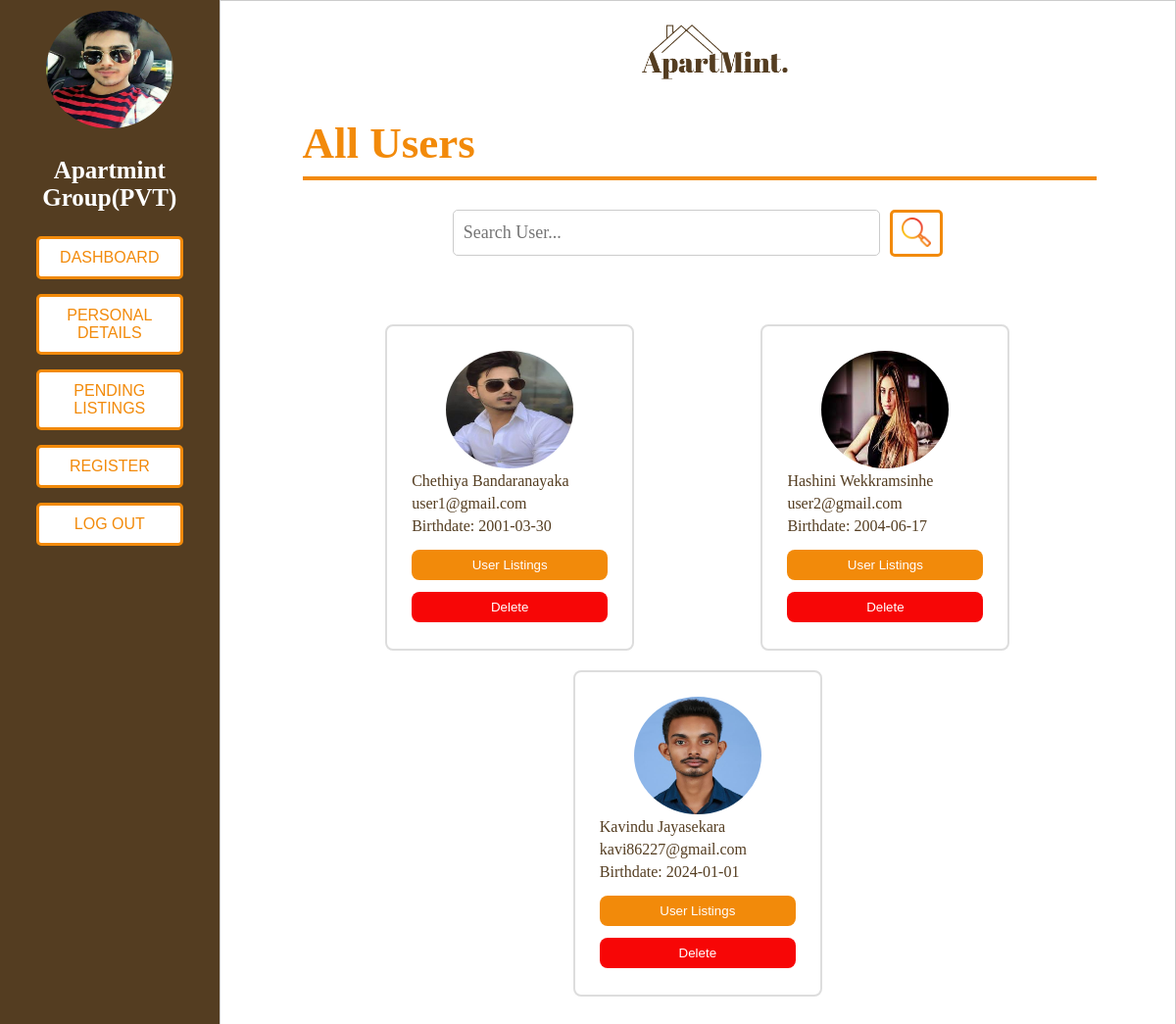
Page /admin/view_users.php (signed in) on the committed database.
### tables this page shows
CREATE TABLE `users` (
  `user_id` int(100) NOT NULL,
  `first_name` varchar(200) NOT NULL,
  `last_name` varchar(200) NOT NULL,
  `birthdate` date NOT NULL,
  `email` varchar(100) NOT NULL,
  `password` varchar(100) NOT NULL,
  `profile_photo` varchar(500) NOT NULL,
  `email_verified` tinyint(1) NOT NULL DEFAULT 0,
  `verification_token` varchar(255) DEFAULT NULL,
  `reset_token` varchar(255) DEFAULT NULL
);

### admin/view_users.php (the view, shortened to what this page needs)
<?php
include('../process_php/db_connection.php');
$admin_id = $_SESSION["admin_id"];
$sql = "SELECT * FROM admins WHERE admin_id = $admin_id";
$result = $conn->query($sql);
if ($result->num_rows > 0) {
    $adminName = $_SESSION["admin_name"];
    $truncatedName = (strlen($adminName) > 21) ? substr($adminName, 0, 21) . '...' : $adminName;
} else {
    echo "admin not found";
}
$searchTerm = isset($_GET['user']) ? $_GET['user'] : '';
$searchTermLower = strtolower($searchTerm);
$sqlApprovedUsers = "SELECT * FROM users WHERE
    LOWER(first_name) LIKE '%$searchTermLower%' OR
    LOWER(last_name) LIKE '%$searchTermLower%' OR
    LOWER(email) LIKE '%$searchTermLower%'";
$resultApprovedUsers = $conn->query($sqlApprovedUsers);
?>
<!DOCTYPE html>
<html lang="en">
    <head>
        <link rel="stylesheet" type="text/css" href="../style/style_myAccount.css">
        <link rel="stylesheet" type="text/css" href="style/style_view_approved_properties.css">
    </head>
    <body>
        <div class="container">
            <div class="left-section">
            <img class="profile-photo" src="process_php/uploads/profile_photos/<?php echo $_SESSION["admin_profile_photo"]; ?>" alt="Profile Photo">
                <p class="full-name"><?php echo $truncatedName; ?></p>
                <ul>
                    <a href="admin_dashboard.php"><li><button class="button">Dashboard</button></li></a>
                    <a href="admin_myAccount.php"><li><button class="button">Personal Details</button></li></a>
                    <a href="admin_pendingListings.php"><li><button class="button">Pending Listings</button></li></a>
                    <a href="admin_register.php"><li><button class="button">Register</button></li></a>
                    <a href="process_php/process_logout.php"><li><button class="button">Log Out</button></li></a>
                </ul>
            </div>
            <div class="right-section">
                <a class="logo1" href="admin_dashboard.php"><img src="../images/logo.png" alt="Logo"></a>
                <a href="view_users.php"><h1 class="main-title">All Users</h1></a>
                <hr style="width: 100%; border: 2px #F28A0A solid">
                <form action="view_users.php" method="GET">
                    <div class="search-container">
                        <div class="search-group">
                            <input type="text" id="search-input" name="user" placeholder="Search User..." value="<?php echo $searchTerm; ?>">
                            <button type="submit" id="search-button"><img src="../images/search.png" alt="Search"></button>
                        </div>
                    </div>
                </form>
                <div class="all-users">
                    <?php
                    while ($row = $resultApprovedUsers->fetch_assoc()) {
                        $fullName = $row['first_name'] . ' ' . $row['last_name'];
                        $truncatedName = (strlen($fullName) > 25) ? substr($fullName, 0, 25) . '...' : $fullName;
                    ?>
                            <div class="user-details">
                                <div style="text-align: center;">
                                    <img class="profile-photo" src="../process_php/uploads/profile_photos/<?php echo $row['profile_photo']; ?>" alt="Profile Photo">
                                </div>
                                <div class="box-data"><?php echo $truncatedName; ?></div>
                                <div class="box-data"><?php echo $row['email']; ?></div>
                                <div class="box-data">Birthdate: <?php echo $row['birthdate']; ?></div>
                                <form action="view_user_listings.php" method="get">
                                    <button type="submit" class="user-listings-button">User Listings</button>
                                </form>
                                <form action="process_php/delete_user.php" method="post">
                                    <button type="submit" class="delete-button">Delete</button>
                                </form>
                            </div>
                    <?php
                    }
                    ?>
                </div>
            </div>
        </div>
    </body>
</html>

### style/style_myAccount.css (style rules this page uses)
body { font-family: Josefin sans-serif; margin: 0; padding: 0; background-color: #fff; }
.container { display: flex; }
.logo1 img { max-width: 150px; max-height: auto; margin-left: 43%; margin-right: 43%; margin-bottom: 5px; }
.main-title { color: rgba(242, 138, 10); font-size: 45px; font-weight: bold; margin-bottom: 0; padding: 0; }
.left-section { min-height:700px; flex: 2.5; border: 1px solid #543d21; background: #543d21; padding: 10px; text-align: center; width: 30%; font-style: Bold; color: white; }
.button { width: 150px; background-color: #fff; color: rgba(242, 138, 10); border: 3px solid rgba(242, 138, 10); padding: 10px 20px; margin-bottom: 15px; border-radius: 5px; cursor: pointer; font-size: 16px; text-transform: uppercase; transition: background-color 0.3s ease; text-align: center; }
.profile-photo { height: 120px; width: 130px; border-radius: 50%; }
.full-name { font-size: 25px; font-weight: bold; }
ul { list-style: none; padding: 0; }
.right-section { flex: 10; border: 1px solid #ccc; padding: 2% 7%; width: 70%; }
input[type="text"], input[type="date"], input[type="email"], input[type="password"] { width: 50%; margin-bottom: 10px; font-family: Josefin sans-serif; padding: 5px; font-size: 15px; border: 1px solid #ccc; border-radius: 5px; margin-right: 25px; height: 20px; color: rgba(84, 61, 33, 1); }
.delete-button { width: 100%; padding: 8px 16px; background-color: #f70606; color: #fff; text-decoration: none; text-align: center; border: none; border-radius: 4px; margin-bottom: 2px; transition: background-color 0.3s; -webkit-transition: background-color 0.3s; -moz-transition: background-color 0.3s; -ms-transition: background-color 0.3s; -o-transition: background-color 0.3s; }

### admin/style/style_view_approved_properties.css (style rules this page uses)
a { text-decoration: none; }
.search-container { display: flex; align-items: center; justify-content: center; margin: 30px; }
.search-group { width: 500px; display: flex; justify-content: center; }
input[type="text"] { padding: 10px; font-size: 18px; border: 1px solid #ccc; border-radius: 5px; margin-right: 10px; width: 100%; height: 25px; }
#search-button { height: 48px; background-color: #fff; border: 3px solid rgba(242, 138, 10, 1); padding: 3px 9px; border-radius: 5px; cursor: pointer; -webkit-border-radius: 5px; -moz-border-radius: 5px; -ms-border-radius: 5px; -o-border-radius: 5px; }
#search-button img { max-width: 30px; max-height: 30px; vertical-align: center; }
.all-users { display: flex; flex-wrap: wrap; justify-content: space-around; padding: 20px; }
.user-details { margin-left: 5px; margin-right: 5px; margin-top: 10px; margin-bottom: 10px; text-align: left; border: 2px solid #ddd; border-radius: 8px; padding: 25px; width: 200px; color: rgba(84, 61, 33, 1); font-size: 16px; }
.box-data { margin-bottom: 5px; }
.delete-button { display: inline-block; margin-top: 10px; padding: 8px 16px; background-color: #f70606; color: #fff; text-decoration: none; border: none; border-radius: 8px; transition: background-color 0.3s; margin-bottom: 2px; -webkit-transition: background-color 0.3s; -moz-transition: background-color 0.3s; -ms-transition: background-color 0.3s; -o-transition: background-color 0.3s; -webkit-border-radius: 8px; -moz-border-radius: 8px; -ms-border-radius: 8px; -o-border-radius: 8px; }
.user-listings-button { width: 100%; display: inline-block; margin-top: 10px; padding: 8px 16px; background-color: rgba(242, 138, 10, 1); color: #fff; text-decoration: none; border: none; border-radius: 8px; transition: background-color 0.3s; margin-bottom: 2px; }

### rows in the picture
users: profile_photo (picture), truncatedName "Chethiya Bandaranayaka", email "user1@gmail.com", birthdate "2001-03-30"
users: profile_photo (picture), truncatedName "Hashini Wekkramsinhe", email "user2@gmail.com", birthdate "2004-06-17"
users: profile_photo (picture), truncatedName "Kavindu Jayasekara", email "kavi86227@gmail.com", birthdate "2024-01-01"

### other values in the picture
$truncatedName "Apartmint Group(PVT)"
